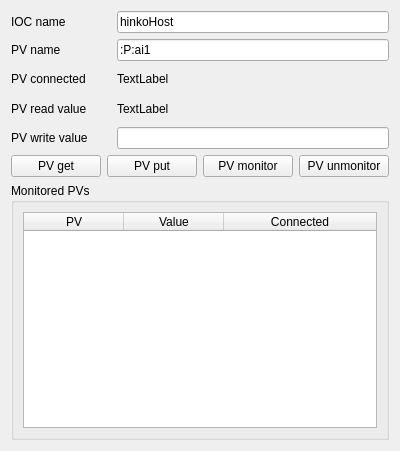
<?xml version="1.0" encoding="UTF-8"?>
<ui version="4.0">
 <class>PVSingle</class>
 <widget class="QWidget" name="PVSingle">
  <property name="geometry">
   <rect>
    <x>0</x>
    <y>0</y>
    <width>400</width>
    <height>451</height>
   </rect>
  </property>
  <property name="windowTitle">
   <string>PVSingle</string>
  </property>
  <layout class="QVBoxLayout" name="verticalLayout">
   <item>
    <layout class="QHBoxLayout" name="horizontalLayout">
     <item>
      <widget class="QLabel" name="label_3">
       <property name="sizePolicy">
        <sizepolicy hsizetype="Minimum" vsizetype="Minimum">
         <horstretch>0</horstretch>
         <verstretch>0</verstretch>
        </sizepolicy>
       </property>
       <property name="maximumSize">
        <size>
         <width>100</width>
         <height>16777215</height>
        </size>
       </property>
       <property name="text">
        <string>IOC name</string>
       </property>
      </widget>
     </item>
     <item>
      <widget class="QLineEdit" name="lineEdit_iocName">
       <property name="sizePolicy">
        <sizepolicy hsizetype="Preferred" vsizetype="Fixed">
         <horstretch>0</horstretch>
         <verstretch>0</verstretch>
        </sizepolicy>
       </property>
       <property name="maximumSize">
        <size>
         <width>16777215</width>
         <height>16777215</height>
        </size>
       </property>
       <property name="text">
        <string>hinkoHost</string>
       </property>
      </widget>
     </item>
    </layout>
   </item>
   <item>
    <layout class="QHBoxLayout" name="horizontalLayout_2">
     <item>
      <widget class="QLabel" name="label">
       <property name="sizePolicy">
        <sizepolicy hsizetype="Minimum" vsizetype="Minimum">
         <horstretch>0</horstretch>
         <verstretch>0</verstretch>
        </sizepolicy>
       </property>
       <property name="maximumSize">
        <size>
         <width>100</width>
         <height>16777215</height>
        </size>
       </property>
       <property name="text">
        <string>PV name</string>
       </property>
      </widget>
     </item>
     <item>
      <widget class="QLineEdit" name="lineEdit_pvName">
       <property name="sizePolicy">
        <sizepolicy hsizetype="Preferred" vsizetype="Fixed">
         <horstretch>0</horstretch>
         <verstretch>0</verstretch>
        </sizepolicy>
       </property>
       <property name="maximumSize">
        <size>
         <width>16777215</width>
         <height>16777215</height>
        </size>
       </property>
       <property name="text">
        <string>:P:ai1</string>
       </property>
      </widget>
     </item>
    </layout>
   </item>
   <item>
    <layout class="QHBoxLayout" name="horizontalLayout_6">
     <item>
      <widget class="QLabel" name="label_5">
       <property name="sizePolicy">
        <sizepolicy hsizetype="Minimum" vsizetype="Minimum">
         <horstretch>0</horstretch>
         <verstretch>0</verstretch>
        </sizepolicy>
       </property>
       <property name="maximumSize">
        <size>
         <width>100</width>
         <height>16777215</height>
        </size>
       </property>
       <property name="text">
        <string>PV connected</string>
       </property>
      </widget>
     </item>
     <item>
      <widget class="QLabel" name="label_pvConnected">
       <property name="minimumSize">
        <size>
         <width>0</width>
         <height>24</height>
        </size>
       </property>
       <property name="text">
        <string>TextLabel</string>
       </property>
      </widget>
     </item>
    </layout>
   </item>
   <item>
    <layout class="QHBoxLayout" name="horizontalLayout_3">
     <item>
      <widget class="QLabel" name="label_2">
       <property name="sizePolicy">
        <sizepolicy hsizetype="Minimum" vsizetype="Minimum">
         <horstretch>0</horstretch>
         <verstretch>0</verstretch>
        </sizepolicy>
       </property>
       <property name="maximumSize">
        <size>
         <width>100</width>
         <height>16777215</height>
        </size>
       </property>
       <property name="text">
        <string>PV read value</string>
       </property>
      </widget>
     </item>
     <item>
      <widget class="QLabel" name="label_pvValueRead">
       <property name="minimumSize">
        <size>
         <width>0</width>
         <height>24</height>
        </size>
       </property>
       <property name="text">
        <string>TextLabel</string>
       </property>
      </widget>
     </item>
    </layout>
   </item>
   <item>
    <layout class="QHBoxLayout" name="horizontalLayout_4">
     <item>
      <widget class="QLabel" name="label_4">
       <property name="sizePolicy">
        <sizepolicy hsizetype="Minimum" vsizetype="Minimum">
         <horstretch>0</horstretch>
         <verstretch>0</verstretch>
        </sizepolicy>
       </property>
       <property name="maximumSize">
        <size>
         <width>100</width>
         <height>16777215</height>
        </size>
       </property>
       <property name="text">
        <string>PV write value</string>
       </property>
      </widget>
     </item>
     <item>
      <widget class="QLineEdit" name="lineEdit_pvValueWrite">
       <property name="sizePolicy">
        <sizepolicy hsizetype="Preferred" vsizetype="Fixed">
         <horstretch>0</horstretch>
         <verstretch>0</verstretch>
        </sizepolicy>
       </property>
       <property name="maximumSize">
        <size>
         <width>16777215</width>
         <height>16777215</height>
        </size>
       </property>
      </widget>
     </item>
    </layout>
   </item>
   <item>
    <layout class="QHBoxLayout" name="horizontalLayout_5">
     <item>
      <widget class="QPushButton" name="pushButton_get">
       <property name="text">
        <string>PV get</string>
       </property>
      </widget>
     </item>
     <item>
      <widget class="QPushButton" name="pushButton_put">
       <property name="text">
        <string>PV put</string>
       </property>
      </widget>
     </item>
     <item>
      <widget class="QPushButton" name="pushButton_monitor">
       <property name="text">
        <string>PV monitor</string>
       </property>
      </widget>
     </item>
     <item>
      <widget class="QPushButton" name="pushButton_unmonitor">
       <property name="text">
        <string>PV unmonitor</string>
       </property>
      </widget>
     </item>
    </layout>
   </item>
   <item>
    <widget class="QGroupBox" name="groupBox">
     <property name="title">
      <string>Monitored PVs</string>
     </property>
     <layout class="QVBoxLayout" name="verticalLayout_2">
      <item>
       <widget class="QTableWidget" name="tableWidget">
        <property name="editTriggers">
         <set>QAbstractItemView::NoEditTriggers</set>
        </property>
        <property name="tabKeyNavigation">
         <bool>false</bool>
        </property>
        <property name="showDropIndicator" stdset="0">
         <bool>false</bool>
        </property>
        <property name="alternatingRowColors">
         <bool>true</bool>
        </property>
        <property name="selectionMode">
         <enum>QAbstractItemView::MultiSelection</enum>
        </property>
        <property name="selectionBehavior">
         <enum>QAbstractItemView::SelectRows</enum>
        </property>
        <attribute name="horizontalHeaderStretchLastSection">
         <bool>true</bool>
        </attribute>
        <attribute name="verticalHeaderStretchLastSection">
         <bool>false</bool>
        </attribute>
        <column>
         <property name="text">
          <string>PV</string>
         </property>
        </column>
        <column>
         <property name="text">
          <string>Value</string>
         </property>
        </column>
        <column>
         <property name="text">
          <string>Connected</string>
         </property>
        </column>
       </widget>
      </item>
     </layout>
    </widget>
   </item>
  </layout>
 </widget>
 <resources/>
 <connections/>
</ui>
